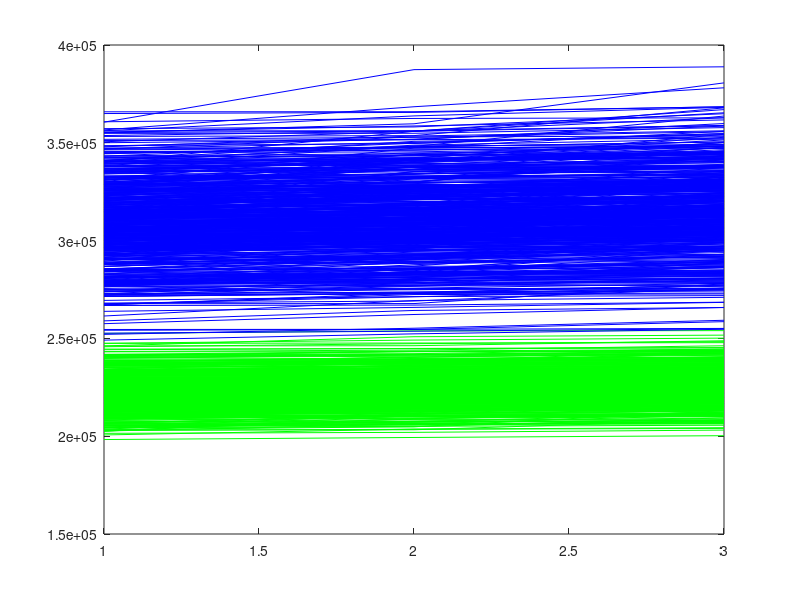

Recreate this plot in MATLAB. (Note: this script raises an error after producing the figure.)
e1=load('exist.txt');
u1=load('noexist.txt');

shakes = 50 
for i=0:1:length(e1)/4/shakes-1
n1(i+1,:)=(u1(4*i*shakes+1:4*i*shakes+4*shakes));
m1(i+1,:)=(e1(4*i*shakes+1:4*i*shakes+4*shakes));
end 
sorttaus_alku = 1
sortm1=sort(m1(:,:)');
sortn1=sort(n1(:,:)');
sortohi=1
bb=sortm1'(1:end,8:10);
aa=sortn1'(1:end,8:10);
plot(aa','g')
hold on
plot(bb','b')
false_positive = overmin(aa,bb)
false_negative = undermax(bb,aa)
fnrate= false_negative/length(aa)

